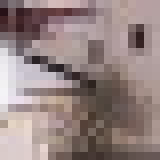
#> input picture 1.png, 20 x 20 px (shown 8 times larger)
$ python CompareImg.py
#> lines starting #> are read from the running program, lines starting #| are printed output that depends on the picture
import cv2

def aHash(img):

    img=cv2.resize(img, (20, 20), interpolation=cv2.INTER_CUBIC)

    gray = cv2.cvtColor(img, cv2.COLOR_BGR2GRAY)

    s = 0
    hash_str = ''

    for i in range(20):
        for j in range(20):
            s += gray[i,j]

    avg = s/400

    for i in range(20):
        for j in range(20):
            if gray[i, j] > avg:
                hash_str += '1'
            else:
                hash_str += '0'

    return hash_str

def dHash(img):

    img = cv2.resize(img, (21,20), interpolation=cv2.INTER_CUBIC)

    gray = cv2.cvtColor(img, cv2.COLOR_BGR2GRAY)
    hash_str = ''

    for i in range(20):
        for j in range(20):
            if gray[i,j] > gray[i,j+1]:
                hash_str += '1'
            else:
                hash_str += '0'

    return hash_str


def cmpHash(hash1, hash2):
    n = 0

    if len(hash1) != len(hash2):
        return -1

    for i in range(len(hash1)):

        if hash1[i] != hash2[i]:
            n += 1

    return n

if __name__ == '__main__':

    img1 = cv2.imread('./1.png')
#> img1 is the input picture: shape (20, 20, 3); mean B, G, R 129.8, 131.7, 149.3
    img2 = cv2.imread('./2.jpg')
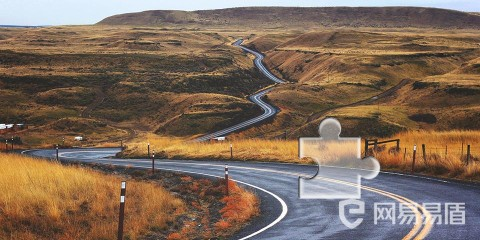
#> input picture BgImg/2.jpg, 480 x 240 px, found by its file name
#> img2 is the input picture: shape (240, 480, 3); mean B, G, R 90.4, 106.3, 126.7

    hash1 = aHash(img1)
#> in aHash, `gray = cv2.cvtColor(img, cv2.COLOR_BGR2GRAY)`:
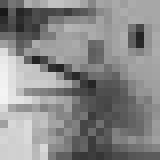
#> gray: shape (20, 20) (shown 8 times larger); min 24, max 244, mean 136.7
#> after the loop in aHash, `for i in range(20):`: s = 54679
#> in aHash, `avg = s/400`: avg = 136.7
    hash2 = aHash(img2)
#> in aHash (call 2), `img=cv2.resize(img, (20, 20), interpolation=cv2.INTER_CUBIC)`:
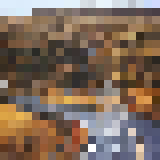
#> img: shape (20, 20, 3) (shown 8 times larger); mean B, G, R 91.7, 107.3, 127.5
#> in aHash (call 2), `gray = cv2.cvtColor(img, cv2.COLOR_BGR2GRAY)`:
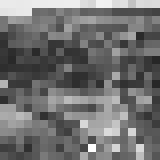
#> gray: shape (20, 20) (shown 8 times larger); min 39, max 255, mean 111.6
#> after the loop in aHash (call 2), `for i in range(20):`: s = 44621
#> in aHash (call 2), `avg = s/400`: avg = 111.6

    n = cmpHash(hash1, hash2)
#> n = 229
    print(n)
#| 229

    hash1 = dHash(img1)
#> in dHash, `gray = cv2.cvtColor(img, cv2.COLOR_BGR2GRAY)`:
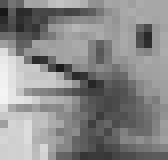
#> gray: shape (20, 21) (shown 8 times larger); min 23, max 244, mean 136.8
    hash2 = dHash(img2)
#> in dHash (call 2), `img = cv2.resize(img, (21,20), interpolation=cv2.INTER_CUBIC)`:
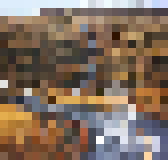
#> img: shape (20, 21, 3) (shown 8 times larger); mean of channels 0, 1, 2 94.4, 109.7, 129.1; drawn as B, G, R
#> in dHash (call 2), `gray = cv2.cvtColor(img, cv2.COLOR_BGR2GRAY)`:
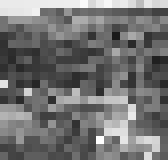
#> gray: shape (20, 21) (shown 8 times larger); min 25, max 255, mean 113.8

    n = cmpHash(hash1, hash2)
#> n = 211
    print(n)
#| 211
